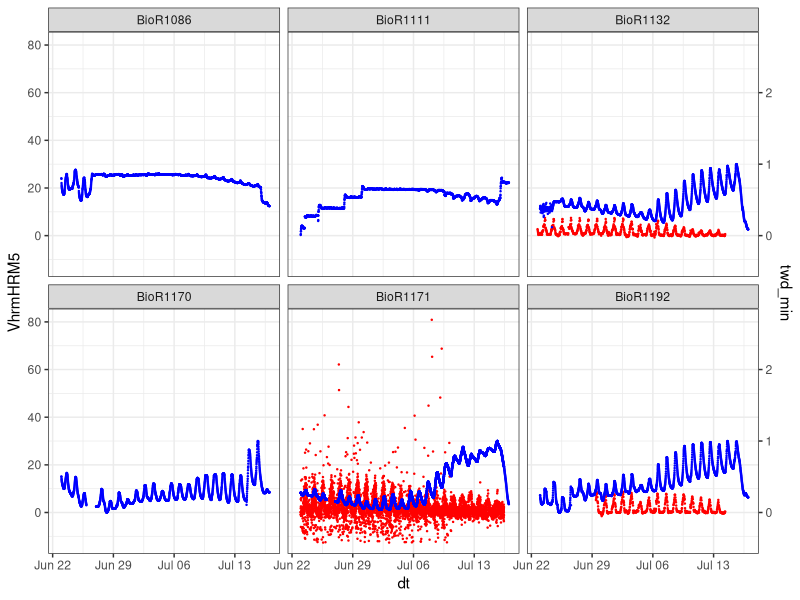
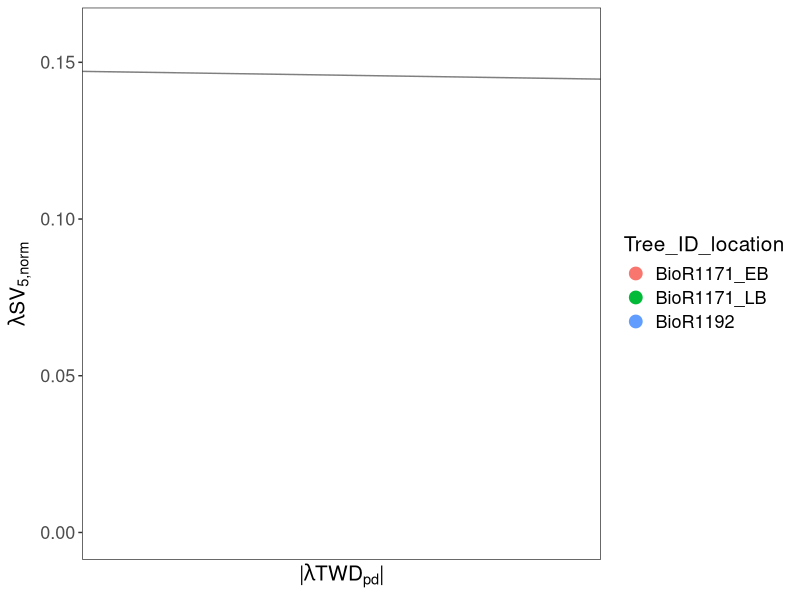

Write R code to recreate these figures, in order.
#### Looking at how WP is related to SV ####
library(tidyverse)
theme_set(theme_bw())

#### Reading ####
sv_all <- read_csv("data/sap_flow/sv_all.csv") |> 
  mutate(dt = as.POSIXct(dt, tz = "America/Phoenix")) |> 
  mutate(Tree_ID_location = Tree_ID) |> 
  mutate(Tree_ID = case_when(Tree_ID == "BioR1171_T" ~ "BioR1171",
                             Tree_ID == "BioR1171_NB" ~ "BioR1171",
                             Tree_ID == "BioR1171_MB" ~ "BioR1171",
                             Tree_ID == "BioR1171_M" ~ "BioR1171",
                             Tree_ID == "BioR1171_LB" ~ "BioR1171",
                             Tree_ID == "BioR1171_L" ~ "BioR1171",
                             Tree_ID == "BioR1171_EB" ~ "BioR1171",
                             TRUE ~ Tree_ID))
  
all_dendros <- read_csv("data/dendro_data/all_dendros.csv") |> 
  mutate(datetime = as.POSIXct(datetime, tz = "America/Phoenix")) |> 
  rename(dt = datetime)

lambda_sv_norm <- read_csv("data/sap_flow/lambda_sv_norm.csv") |> 
  rename(sv_intercept = intercept, sv_r2 = r2) |> 
  mutate(Tree_ID_location = Tree_ID,
         Tree_ID = case_when(Tree_ID == "BioR1171_LB" ~ "BioR1171",
                             Tree_ID == "BioR1171_EB" ~ "BioR1171",
                             TRUE ~ Tree_ID))

lambda_twd_min <- read_csv("data/dendro_data/lambda_twd_min.csv") |> 
  rename(twd_intercept = intercept, twd_r2 = r2)

#### Joining ####
sv_dendro <- full_join(sv_all, all_dendros, by = c("dt", "date", "Tree_ID")) |> 
  filter(date %in% unique(sv_all$date) & date %in% unique(all_dendros$date))

lambdas <- full_join(lambda_sv_norm, lambda_twd_min, by = "Tree_ID")

#### Visualizing ####
sv_dendro |> 
  ggplot(aes(x = dt)) +
  geom_point(aes(y = VhrmHRM5), color = "red", size = 0.2) +
  geom_point(aes(y = twd_norm * 30), color = "blue", size = 0.2) +
  scale_y_continuous(sec.axis = sec_axis(~ . / 30, "twd_min")) +
  facet_wrap(~ Tree_ID)

puny_lm <- lm(lambda_sv ~ lambda_twd, data = lambdas)
summary(puny_lm)

lambdas |> 
  filter(!is.na(Tree_ID_location)) |> 
  ggplot(aes(x = lambda_twd, y = lambda_sv)) +
  geom_abline(aes(slope = puny_lm$coefficients[2], intercept = puny_lm$coefficients[1]), color = "gray50") +
  geom_point(aes(color = Tree_ID_location), size = 4) +
  scale_x_continuous(limits = c(0.415, 0.412)) +
  labs(x = expression(paste("|", lambda, TWD[pd], "|")), y = expression(paste(lambda, SV["5,norm"]))) +
  theme(panel.grid = element_blank(),
        axis.title = element_text(size = 15),
        axis.text = element_text(size = 13),
        legend.title = element_text(size = 15),
        legend.text = element_text(size = 13))
